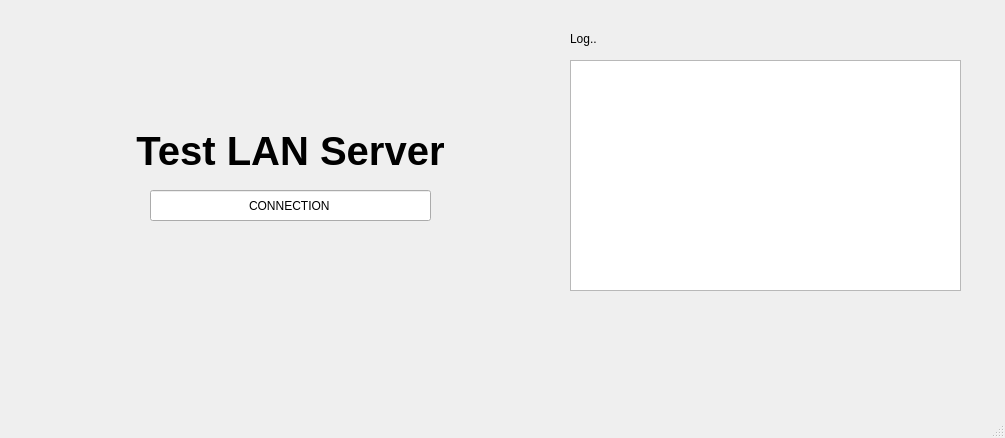
<?xml version="1.0" encoding="UTF-8"?>
<ui version="4.0">
 <class>MainWindow</class>
 <widget class="QMainWindow" name="MainWindow">
  <property name="geometry">
   <rect>
    <x>0</x>
    <y>0</y>
    <width>1005</width>
    <height>438</height>
   </rect>
  </property>
  <property name="windowTitle">
   <string>MainWindow</string>
  </property>
  <widget class="QWidget" name="centralwidget">
   <widget class="QLineEdit" name="LE_CONNECTION">
    <property name="geometry">
     <rect>
      <x>150</x>
      <y>190</y>
      <width>281</width>
      <height>31</height>
     </rect>
    </property>
    <property name="text">
     <string>CONNECTION</string>
    </property>
    <property name="alignment">
     <set>Qt::AlignCenter</set>
    </property>
   </widget>
   <widget class="QLabel" name="label">
    <property name="geometry">
     <rect>
      <x>70</x>
      <y>130</y>
      <width>441</width>
      <height>41</height>
     </rect>
    </property>
    <property name="font">
     <font>
      <pointsize>30</pointsize>
      <weight>75</weight>
      <bold>true</bold>
     </font>
    </property>
    <property name="text">
     <string>Test LAN Server</string>
    </property>
    <property name="alignment">
     <set>Qt::AlignCenter</set>
    </property>
   </widget>
   <widget class="QTextEdit" name="TE_LOG">
    <property name="geometry">
     <rect>
      <x>570</x>
      <y>60</y>
      <width>391</width>
      <height>231</height>
     </rect>
    </property>
   </widget>
   <widget class="QLabel" name="label_6">
    <property name="geometry">
     <rect>
      <x>570</x>
      <y>30</y>
      <width>67</width>
      <height>17</height>
     </rect>
    </property>
    <property name="text">
     <string>Log..</string>
    </property>
   </widget>
  </widget>
  <widget class="QMenuBar" name="menubar">
   <property name="geometry">
    <rect>
     <x>0</x>
     <y>0</y>
     <width>1005</width>
     <height>22</height>
    </rect>
   </property>
  </widget>
  <widget class="QStatusBar" name="statusbar"/>
 </widget>
 <resources/>
 <connections/>
</ui>
